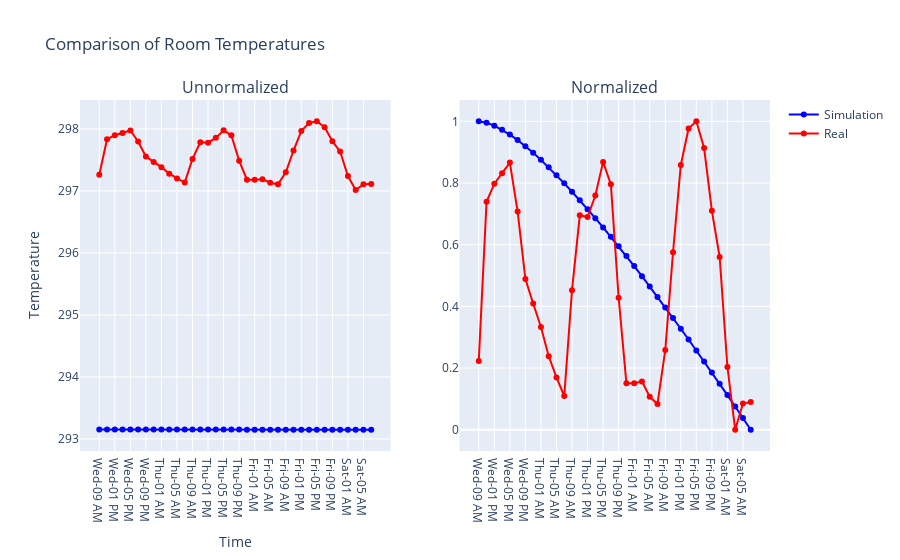

The notebook cell saved with this chart:
### Code cell
fig = go.Figure()

fig = make_subplots(rows=1, cols=2, shared_yaxes=False, subplot_titles=("Unnormalized", "Normalized"))

ix_times = [ix_time for ix_time,_ in enumerate(v1.all_wall_temps) if ix_time%(min_interv*4)==0]
timestamps = [(pd.Timedelta(times[i], "m") + v1.twall.ext_temps.index[0]).strftime(str_names) for i in ix_times]


fig.add_trace(go.Scatter(x=timestamps, y=temps[ix_times], mode='markers+lines', name="Simulation", line=dict(color="blue")), row = 1, col = 1)
fig.add_trace(go.Scatter(x=timestamps, y=v1.twall.real_temps[ix_times], mode='markers+lines', name="Real", 
line=dict(color="red")
 ), row = 1, col = 1)


fig.add_trace(go.Scatter(x=timestamps, y=h.normalize(temps[ix_times]), mode='markers+lines', name="Simulation", line=dict(color="blue"), showlegend=False), row = 1, col = 2)
fig.add_trace(go.Scatter(x=timestamps, y=h.normalize(v1.twall.real_temps[ix_times]), mode='markers+lines', name="Real",
line=dict(color="red"), showlegend=False
 ), row = 1, col = 2)

fig.update_layout(xaxis_title='Time',
                  yaxis_title='Temperature',
                  title='Comparison of Room Temperatures')

### Figure 1 — Plotly figure (JSON) as saved in the notebook; plotly's stock layout.template omitted (floating-point values rounded to 4 significant figures)
{"data": [{"line": {"color": "blue"}, "mode": "markers+lines", "name": "Simulation", "type": "scatter", "x": ["Wed-09 AM", "Wed-11 AM", "Wed-01 PM", "Wed-03 PM", "Wed-05 PM", "Wed-07 PM", "Wed-09 PM", "Wed-11 PM", "Thu-01 AM", "Thu-03 AM", "Thu-05 AM", "Thu-07 AM", "Thu-09 AM", "Thu-11 AM", "Thu-01 PM", "Thu-03 PM", "Thu-05 PM", "Thu-07 PM", "Thu-09 PM", "Thu-11 PM", "Fri-01 AM", "Fri-03 AM", "Fri-05 AM", "Fri-07 AM", "Fri-09 AM", "Fri-11 AM", "Fri-01 PM", "Fri-03 PM", "Fri-05 PM", "Fri-07 PM", "Fri-09 PM", "Fri-11 PM", "Sat-01 AM", "Sat-03 AM", "Sat-05 AM", "Sat-07 AM"], "xaxis": "x", "y": [293.1, 293.1, 293.1, 293.1, 293.1, 293.1, 293.1, 293.1, 293.1, 293.1, 293.1, 293.1, 293.1, 293.1, 293.1, 293.1, 293.1, 293.1, 293.1, 293.1, 293.1, 293.1, 293.1, 293.1, 293.1, 293.1, 293.1, 293.1, 293.1, 293.1, 293.1, 293.1, 293.1, 293.1, 293.1, 293.1], "yaxis": "y"}, {"line": {"color": "red"}, "mode": "markers+lines", "name": "Real", "type": "scatter", "x": ["Wed-09 AM", "Wed-11 AM", "Wed-01 PM", "Wed-03 PM", "Wed-05 PM", "Wed-07 PM", "Wed-09 PM", "Wed-11 PM", "Thu-01 AM", "Thu-03 AM", "Thu-05 AM", "Thu-07 AM", "Thu-09 AM", "Thu-11 AM", "Thu-01 PM", "Thu-03 PM", "Thu-05 PM", "Thu-07 PM", "Thu-09 PM", "Thu-11 PM", "Fri-01 AM", "Fri-03 AM", "Fri-05 AM", "Fri-07 AM", "Fri-09 AM", "Fri-11 AM", "Fri-01 PM", "Fri-03 PM", "Fri-05 PM", "Fri-07 PM", "Fri-09 PM", "Fri-11 PM", "Sat-01 AM", "Sat-03 AM", "Sat-05 AM", "Sat-07 AM"], "xaxis": "x", "y": [297.3, 297.8, 297.9, 297.9, 298.0, 297.8, 297.6, 297.5, 297.4, 297.3, 297.2, 297.1, 297.5, 297.8, 297.8, 297.9, 298.0, 297.9, 297.5, 297.2, 297.2, 297.2, 297.1, 297.1, 297.3, 297.7, 298.0, 298.1, 298.1, 298.0, 297.8, 297.6, 297.2, 297.0, 297.1, 297.1], "yaxis": "y"}, {"line": {"color": "blue"}, "mode": "markers+lines", "name": "Simulation", "showlegend": false, "type": "scatter", "x": ["Wed-09 AM", "Wed-11 AM", "Wed-01 PM", "Wed-03 PM", "Wed-05 PM", "Wed-07 PM", "Wed-09 PM", "Wed-11 PM", "Thu-01 AM", "Thu-03 AM", "Thu-05 AM", "Thu-07 AM", "Thu-09 AM", "Thu-11 AM", "Thu-01 PM", "Thu-03 PM", "Thu-05 PM", "Thu-07 PM", "Thu-09 PM", "Thu-11 PM", "Fri-01 AM", "Fri-03 AM", "Fri-05 AM", "Fri-07 AM", "Fri-09 AM", "Fri-11 AM", "Fri-01 PM", "Fri-03 PM", "Fri-05 PM", "Fri-07 PM", "Fri-09 PM", "Fri-11 PM", "Sat-01 AM", "Sat-03 AM", "Sat-05 AM", "Sat-07 AM"], "xaxis": "x2", "y": [1, 0.9956, 0.9859, 0.9727, 0.957, 0.9392, 0.9194, 0.8979, 0.8749, 0.8507, 0.8252, 0.7988, 0.7716, 0.7436, 0.715, 0.6858, 0.656, 0.6256, 0.5945, 0.5629, 0.5306, 0.4978, 0.4645, 0.4307, 0.3966, 0.3621, 0.3274, 0.2924, 0.2571, 0.2215, 0.1854, 0.149, 0.1122, 0.07506, 0.03763, 0], "yaxis": "y2"}, {"line": {"color": "red"}, "mode": "markers+lines", "name": "Real", "showlegend": false, "type": "scatter", "x": ["Wed-09 AM", "Wed-11 AM", "Wed-01 PM", "Wed-03 PM", "Wed-05 PM", "Wed-07 PM", "Wed-09 PM", "Wed-11 PM", "Thu-01 AM", "Thu-03 AM", "Thu-05 AM", "Thu-07 AM", "Thu-09 AM", "Thu-11 AM", "Thu-01 PM", "Thu-03 PM", "Thu-05 PM", "Thu-07 PM", "Thu-09 PM", "Thu-11 PM", "Fri-01 AM", "Fri-03 AM", "Fri-05 AM", "Fri-07 AM", "Fri-09 AM", "Fri-11 AM", "Fri-01 PM", "Fri-03 PM", "Fri-05 PM", "Fri-07 PM", "Fri-09 PM", "Fri-11 PM", "Sat-01 AM", "Sat-03 AM", "Sat-05 AM", "Sat-07 AM"], "xaxis": "x2", "y": [0.223, 0.7391, 0.7977, 0.8316, 0.8662, 0.7074, 0.4883, 0.4092, 0.333, 0.2381, 0.1696, 0.1089, 0.4525, 0.6952, 0.6894, 0.7593, 0.8684, 0.7956, 0.428, 0.1509, 0.1509, 0.1567, 0.1067, 0.08365, 0.2583, 0.5753, 0.8583, 0.9768, 1, 0.9133, 0.7096, 0.5601, 0.2035, 0, 0.08509, 0.08942], "yaxis": "y2"}], "layout": {"annotations": [{"font": {"size": 16}, "showarrow": false, "text": "Unnormalized", "x": 0.225, "xanchor": "center", "xref": "paper", "y": 1, "yanchor": "bottom", "yref": "paper"}, {"font": {"size": 16}, "showarrow": false, "text": "Normalized", "x": 0.775, "xanchor": "center", "xref": "paper", "y": 1, "yanchor": "bottom", "yref": "paper"}], "title": {"text": "Comparison of Room Temperatures"}, "xaxis": {"anchor": "y", "domain": [0, 0.45], "title": {"text": "Time"}}, "xaxis2": {"anchor": "y2", "domain": [0.55, 1]}, "yaxis": {"anchor": "x", "domain": [0, 1], "title": {"text": "Temperature"}}, "yaxis2": {"anchor": "x2", "domain": [0, 1]}}}
